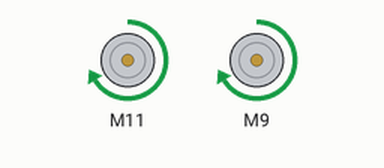
Simulated run of this sketch. Board: Arduino Uno, built with avr-gcc and run on an emulated ATmega328P. Parts: 2 × DC motor (green arrow = forward, orange = backward, longer = faster).

Above: at 0.5 s.
At 2.5 s:
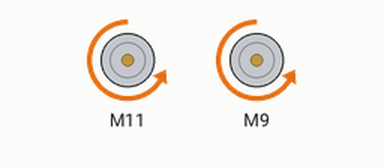
At 3.7 s:
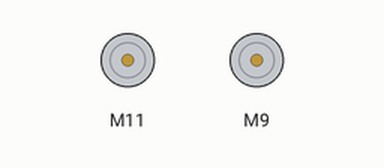
Timing chart, 0 to 5.2 s (numbered marks = the images above):
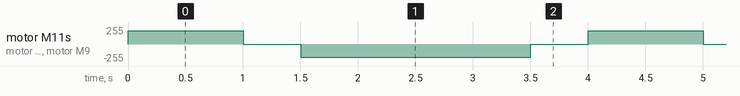

Measured:
- by itself, motor M11, motor M9: repeats every 4.0 s: stopped 0.50 s, backward 200/255 2.0 s, stopped 0.50 s, forward 200/255 1.0 s

The sketch:

sketch_project-1-2.ino
```cpp
#include <CytronMotorDriver.h>

CytronMD motorLeft(PWM_PWM, 11, 10);
CytronMD motorRight(PWM_PWM, 9, 3);

void setup() { }

void loop() {
    motorLeft.setSpeed(200);
    motorRight.setSpeed(200);
    delay(1000);

    motorLeft.setSpeed(0);
    motorRight.setSpeed(0);
    delay(500);

    motorLeft.setSpeed(-200);
    motorRight.setSpeed(-200);
    delay(2000);

    motorLeft.setSpeed(0);
    motorRight.setSpeed(0);
    delay(500);
}
```
